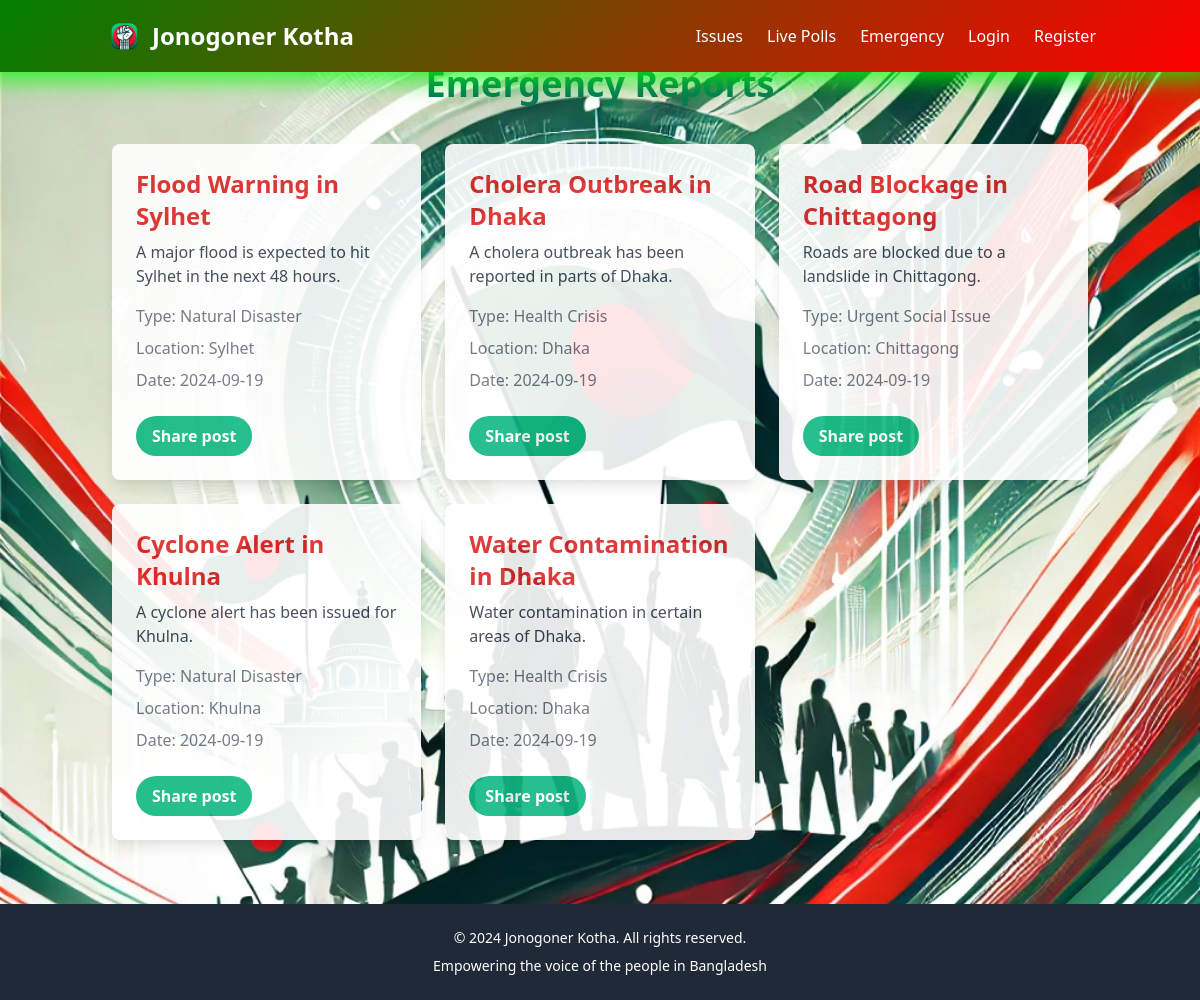
The app's page /views/emergency/emergency.php with its own data.
### tables this page shows
CREATE TABLE EmergencyPost (
    EmergencyID INT AUTO_INCREMENT PRIMARY KEY,
    Title VARCHAR(255) NOT NULL,
    Description TEXT NOT NULL,
    Type ENUM('Natural Disaster', 'Health Crisis', 'Urgent Social Issue') NOT NULL,
    Location VARCHAR(255),
    DateSubmitted DATETIME DEFAULT CURRENT_TIMESTAMP,
    SubmittedBy INT,
    FOREIGN KEY (SubmittedBy) REFERENCES User(UserID) ON DELETE SET NULL
);

### views/emergency/emergency.php (the view, shortened to what this page needs)
<?php
include '../../includes/config.php';
$query = "SELECT Title, Description, Type, Location, DateSubmitted FROM EmergencyPost ORDER BY DateSubmitted DESC";
$result = mysqli_query($conn, $query);
?>
<!DOCTYPE html>
<html lang="en">
<head>
    <link href="https://cdn.jsdelivr.net/npm/tailwindcss@2.2.19/dist/tailwind.min.css" rel="stylesheet">
</head>
<body class="bg-gray-100">
    <?php include '../templates/header.php'; ?>
    <div class="container mx-auto py-16 px-6">
        <h1 class="text-4xl font-bold text-green-700 mb-10 text-center">Emergency Reports</h1>
        <div class="grid grid-cols-1 md:grid-cols-2 lg:grid-cols-3 gap-6">
            <?php if (mysqli_num_rows($result) > 0): ?>
                <?php while ($emergency = mysqli_fetch_assoc($result)): ?>
                    <div style="opacity: 0.9;" class="emergency-container bg-white rounded-lg shadow-lg p-6 transition-transform">
                        <h2 class="text-2xl font-bold text-red-600 mb-2"><?php echo $emergency['Title']; ?></h2>
                        <p class="text-gray-700 mb-4"><?php echo $emergency['Description']; ?></p>
                        <p class="text-gray-500 mb-2">Type: <?php echo $emergency['Type']; ?></p>
                        <p class="text-gray-500 mb-2">Location: <?php echo $emergency['Location']; ?></p>
                        <p class="text-gray-500">Date: <?php echo date('Y-m-d', strtotime($emergency['DateSubmitted'])); ?></p>
                        <br>
                        <button class="bg-green-500 hover:bg-green-700 text-white font-bold py-2 px-4 rounded-full" onclick="copyLinkToClipboard(this, '<?php echo $_SERVER['REQUEST_URI'] . '?id=' . $emergency['EmergencyPostID']; ?>')">Share post</button>
                    </div>
                <?php endwhile; ?>
            <?php else: ?>
                <p class="text-gray-700 text-center col-span-full">No emergency reports available.</p>
            <?php endif; ?>
        </div>
    </div>
    <?php include '../templates/footer.php'; ?>
</body>
</html>

### views/emergency/emergency.php (style rules this page uses)
body { background-image: url('/assets/images/emergency_post.png'); background-size: cover; background-position: center; background-attachment: fixed; background-repeat: no-repeat; background-color: #f4f4f4; }

### records on screen
emergencypost: Title "Flood Warning in Sylhet", Description "A major flood is expected to hit Sylhet in the next 48 hours.", Type "Natural Disaster", Location "Sylhet", DateSubmitted "2024-09-19"
emergencypost: Title "Cholera Outbreak in Dhaka", Description "A cholera outbreak has been reported in parts of Dhaka.", Type "Health Crisis", Location "Dhaka", DateSubmitted "2024-09-19"
emergencypost: Title "Road Blockage in Chittagong", Description "Roads are blocked due to a landslide in Chittagong.", Type "Urgent Social Issue", Location "Chittagong", DateSubmitted "2024-09-19"
emergencypost: Title "Cyclone Alert in Khulna", Description "A cyclone alert has been issued for Khulna.", Type "Natural Disaster", Location "Khulna", DateSubmitted "2024-09-19"
emergencypost: Title "Water Contamination in Dhaka", Description "Water contamination in certain areas of Dhaka.", Type "Health Crisis", Location "Dhaka", DateSubmitted "2024-09-19"
